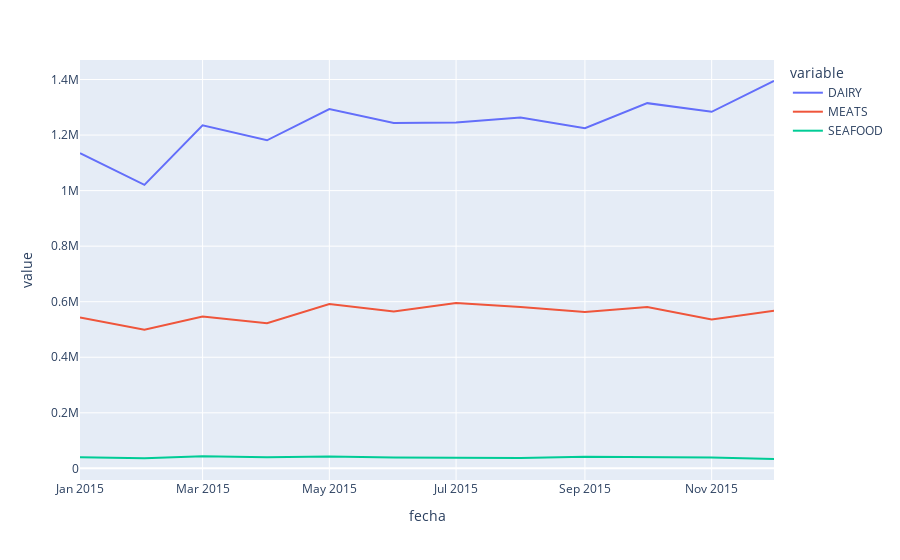

Notebook code for this chart:
### Markdown cell above
# Plotly

### Code cell
px.line(
    df,
)

### Figure 1 — Plotly figure (JSON) as saved in the notebook; plotly's stock layout.template omitted (floating-point values rounded to 4 significant figures)
{"data": [{"hovertemplate": "variable=DAIRY<br>fecha=%{x}<br>value=%{y}<extra></extra>", "legendgroup": "DAIRY", "line": {"color": "#636efa", "dash": "solid"}, "marker": {"symbol": "circle"}, "mode": "lines", "name": "DAIRY", "orientation": "v", "showlegend": true, "type": "scatter", "x": ["2015-01", "2015-02", "2015-03", "2015-04", "2015-05", "2015-06", "2015-07", "2015-08", "2015-09", "2015-10", "2015-11", "2015-12"], "xaxis": "x", "y": [1134521, 1020747, 1234851, 1181180, 1293308, 1243588, 1244815, 1263428, 1224619, 1314827, 1283672, 1394582], "yaxis": "y"}, {"hovertemplate": "variable=MEATS<br>fecha=%{x}<br>value=%{y}<extra></extra>", "legendgroup": "MEATS", "line": {"color": "#EF553B", "dash": "solid"}, "marker": {"symbol": "circle"}, "mode": "lines", "name": "MEATS", "orientation": "v", "showlegend": true, "type": "scatter", "x": ["2015-01", "2015-02", "2015-03", "2015-04", "2015-05", "2015-06", "2015-07", "2015-08", "2015-09", "2015-10", "2015-11", "2015-12"], "xaxis": "x", "y": [543100.0, 498700.0, 546500.0, 522300.0, 591700.0, 565000.0, 594900.0, 581200.0, 562700.0, 580800.0, 535900.0, 567400.0], "yaxis": "y"}, {"hovertemplate": "variable=SEAFOOD<br>fecha=%{x}<br>value=%{y}<extra></extra>", "legendgroup": "SEAFOOD", "line": {"color": "#00cc96", "dash": "solid"}, "marker": {"symbol": "circle"}, "mode": "lines", "name": "SEAFOOD", "orientation": "v", "showlegend": true, "type": "scatter", "x": ["2015-01", "2015-02", "2015-03", "2015-04", "2015-05", "2015-06", "2015-07", "2015-08", "2015-09", "2015-10", "2015-11", "2015-12"], "xaxis": "x", "y": [40470.0, 36070.0, 43810.0, 39980.0, 42510.0, 38780.0, 38540.0, 37770.0, 41910.0, 41420.0, 38820.0, 33730.0], "yaxis": "y"}], "layout": {"legend": {"title": {"text": "variable"}, "tracegroupgap": 0}, "margin": {"t": 60}, "xaxis": {"anchor": "y", "domain": [0, 1], "title": {"text": "fecha"}}, "yaxis": {"anchor": "x", "domain": [0, 1], "title": {"text": "value"}}}}
